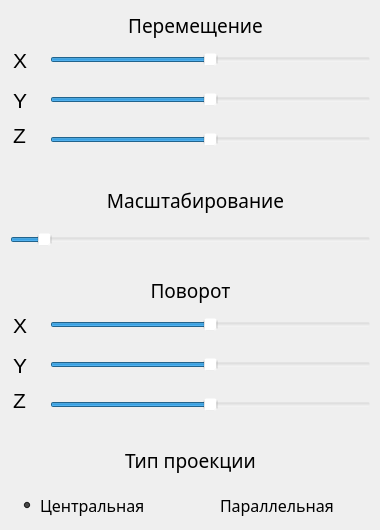
    <widget class="QWidget" name="view_setting">
     <attribute name="icon">
      <iconset theme="applications-games">
       <normaloff>.</normaloff>.</iconset>
     </attribute>
     <attribute name="title">
      <string>Обзор</string>
     </attribute>
     <widget class="QRadioButton" name="projectionFrustum_radioButton">
      <property name="geometry">
       <rect>
        <x>20</x>
        <y>490</y>
        <width>151</width>
        <height>31</height>
       </rect>
      </property>
      <property name="palette">
       <palette>
        <active>
         <colorrole role="WindowText">
          <brush brushstyle="SolidPattern">
           <color alpha="255">
            <red>0</red>
            <green>0</green>
            <blue>0</blue>
           </color>
          </brush>
         </colorrole>
         <colorrole role="Button">
          <brush brushstyle="SolidPattern">
           <color alpha="0">
            <red>255</red>
            <green>255</green>
            <blue>255</blue>
           </color>
          </brush>
         </colorrole>
         <colorrole role="Text">
          <brush brushstyle="SolidPattern">
           <color alpha="255">
            <red>0</red>
            <green>0</green>
            <blue>0</blue>
           </color>
          </brush>
         </colorrole>
         <colorrole role="ButtonText">
          <brush brushstyle="SolidPattern">
           <color alpha="255">
            <red>0</red>
            <green>0</green>
            <blue>0</blue>
           </color>
          </brush>
         </colorrole>
         <colorrole role="Base">
          <brush brushstyle="SolidPattern">
           <color alpha="0">
            <red>255</red>
            <green>255</green>
            <blue>255</blue>
           </color>
          </brush>
         </colorrole>
         <colorrole role="Window">
          <brush brushstyle="SolidPattern">
           <color alpha="0">
            <red>255</red>
            <green>255</green>
            <blue>255</blue>
           </color>
          </brush>
         </colorrole>
         <colorrole role="Highlight">
          <brush brushstyle="SolidPattern">
           <color alpha="255">
            <red>218</red>
            <green>131</green>
            <blue>255</blue>
           </color>
          </brush>
         </colorrole>
         <colorrole role="PlaceholderText">
          <brush brushstyle="SolidPattern">
           <color alpha="128">
            <red>0</red>
            <green>0</green>
            <blue>0</blue>
           </color>
          </brush>
         </colorrole>
        </active>
        <inactive>
         <colorrole role="WindowText">
          <brush brushstyle="SolidPattern">
           <color alpha="255">
            <red>0</red>
            <green>0</green>
            <blue>0</blue>
           </color>
          </brush>
         </colorrole>
         <colorrole role="Button">
          <brush brushstyle="SolidPattern">
           <color alpha="0">
            <red>255</red>
            <green>255</green>
            <blue>255</blue>
           </color>
          </brush>
         </colorrole>
         <colorrole role="Text">
          <brush brushstyle="SolidPattern">
           <color alpha="255">
            <red>0</red>
            <green>0</green>
            <blue>0</blue>
           </color>
          </brush>
         </colorrole>
         <colorrole role="ButtonText">
          <brush brushstyle="SolidPattern">
           <color alpha="255">
            <red>0</red>
            <green>0</green>
            <blue>0</blue>
           </color>
          </brush>
         </colorrole>
         <colorrole role="Base">
          <brush brushstyle="SolidPattern">
           <color alpha="0">
            <red>255</red>
            <green>255</green>
            <blue>255</blue>
           </color>
          </brush>
         </colorrole>
         <colorrole role="Window">
          <brush brushstyle="SolidPattern">
           <color alpha="0">
            <red>255</red>
            <green>255</green>
            <blue>255</blue>
           </color>
          </brush>
         </colorrole>
         <colorrole role="Highlight">
          <brush brushstyle="SolidPattern">
           <color alpha="255">
            <red>218</red>
            <green>131</green>
            <blue>255</blue>
           </color>
          </brush>
         </colorrole>
         <colorrole role="PlaceholderText">
          <brush brushstyle="SolidPattern">
           <color alpha="128">
            <red>0</red>
            <green>0</green>
            <blue>0</blue>
           </color>
          </brush>
         </colorrole>
        </inactive>
        <disabled>
         <colorrole role="WindowText">
          <brush brushstyle="SolidPattern">
           <color alpha="255">
            <red>0</red>
            <green>0</green>
            <blue>0</blue>
           </color>
          </brush>
         </colorrole>
         <colorrole role="Button">
          <brush brushstyle="SolidPattern">
           <color alpha="0">
            <red>255</red>
            <green>255</green>
            <blue>255</blue>
           </color>
          </brush>
         </colorrole>
         <colorrole role="Text">
          <brush brushstyle="SolidPattern">
           <color alpha="255">
            <red>0</red>
            <green>0</green>
            <blue>0</blue>
           </color>
          </brush>
         </colorrole>
         <colorrole role="ButtonText">
          <brush brushstyle="SolidPattern">
           <color alpha="255">
            <red>0</red>
            <green>0</green>
            <blue>0</blue>
           </color>
          </brush>
         </colorrole>
         <colorrole role="Base">
          <brush brushstyle="SolidPattern">
           <color alpha="0">
            <red>255</red>
            <green>255</green>
            <blue>255</blue>
           </color>
          </brush>
         </colorrole>
         <colorrole role="Window">
          <brush brushstyle="SolidPattern">
           <color alpha="0">
            <red>255</red>
            <green>255</green>
            <blue>255</blue>
           </color>
          </brush>
         </colorrole>
         <colorrole role="Highlight">
          <brush brushstyle="SolidPattern">
           <color alpha="255">
            <red>218</red>
            <green>131</green>
            <blue>255</blue>
           </color>
          </brush>
         </colorrole>
         <colorrole role="PlaceholderText">
          <brush brushstyle="SolidPattern">
           <color alpha="128">
            <red>0</red>
            <green>0</green>
            <blue>0</blue>
           </color>
          </brush>
         </colorrole>
        </disabled>
       </palette>
      </property>
      <property name="font">
       <font>
        <family>Franklin Gothic Book 13</family>
        <pointsize>12</pointsize>
        <italic>false</italic>
        <bold>false</bold>
        <kerning>true</kerning>
       </font>
      </property>
      <property name="layoutDirection">
       <enum>Qt::LeftToRight</enum>
      </property>
      <property name="autoFillBackground">
       <bool>false</bool>
      </property>
      <property name="styleSheet">
       <string notr="true">color: rgb(0, 0, 0);
background-color: rgba(255, 255, 255, 0);</string>
      </property>
      <property name="text">
       <string>Центральная</string>
      </property>
      <property name="checked">
       <bool>true</bool>
      </property>
     </widget>
     <widget class="QRadioButton" name="projectionOrtho_radioButton">
      <property name="geometry">
       <rect>
        <x>200</x>
        <y>490</y>
        <width>161</width>
        <height>31</height>
       </rect>
      </property>
      <property name="font">
       <font>
        <family>Franklin Gothic Book 13</family>
        <pointsize>12</pointsize>
        <italic>false</italic>
        <bold>false</bold>
       </font>
      </property>
      <property name="styleSheet">
       <string notr="true">color: rgb(0, 0, 0);
background-color: rgba(255, 255, 255, 0);</string>
      </property>
      <property name="text">
       <string>Параллельная</string>
      </property>
     </widget>
     <widget class="QLabel" name="projection_label">
      <property name="geometry">
       <rect>
        <x>105</x>
        <y>445</y>
        <width>171</width>
        <height>31</height>
       </rect>
      </property>
      <property name="font">
       <font>
        <family>Franklin Gothic Book 13</family>
        <pointsize>14</pointsize>
        <italic>false</italic>
        <bold>false</bold>
       </font>
      </property>
      <property name="styleSheet">
       <string notr="true">color: rgb(0, 0, 0);
background-color: rgba(255, 255, 255, 0);
font: 14pt;</string>
      </property>
      <property name="text">
       <string>Тип проекции</string>
      </property>
      <property name="alignment">
       <set>Qt::AlignCenter</set>
      </property>
     </widget>
     <widget class="QLabel" name="rotation_label">
      <property name="geometry">
       <rect>
        <x>130</x>
        <y>275</y>
        <width>121</width>
        <height>31</height>
       </rect>
      </property>
      <property name="font">
       <font>
        <family>Franklin Gothic Book 13</family>
        <pointsize>14</pointsize>
        <italic>false</italic>
        <bold>false</bold>
       </font>
      </property>
      <property name="styleSheet">
       <string notr="true">color: rgb(0, 0, 0);
background-color: rgba(255, 255, 255, 0);
font: 14pt;</string>
      </property>
      <property name="text">
       <string>Поворот</string>
      </property>
      <property name="alignment">
       <set>Qt::AlignCenter</set>
      </property>
     </widget>
     <widget class="QSlider" name="angle_x_horizontalSlider">
      <property name="geometry">
       <rect>
        <x>50</x>
        <y>315</y>
        <width>321</width>
        <height>20</height>
       </rect>
      </property>
      <property name="styleSheet">
       <string notr="true">background-color: rgba(255, 255, 255, 0);</string>
      </property>
      <property name="minimum">
       <number>-180</number>
      </property>
      <property name="maximum">
       <number>180</number>
      </property>
      <property name="singleStep">
       <number>1</number>
      </property>
      <property name="pageStep">
       <number>0</number>
      </property>
      <property name="orientation">
       <enum>Qt::Horizontal</enum>
      </property>
     </widget>
     <widget class="QSlider" name="angle_z_horizontalSlider">
      <property name="geometry">
       <rect>
        <x>50</x>
        <y>395</y>
        <width>321</width>
        <height>20</height>
       </rect>
      </property>
      <property name="styleSheet">
       <string notr="true">background-color: rgba(255, 255, 255, 0);</string>
      </property>
      <property name="minimum">
       <number>-180</number>
      </property>
      <property name="maximum">
       <number>180</number>
      </property>
      <property name="singleStep">
       <number>1</number>
      </property>
      <property name="pageStep">
       <number>0</number>
      </property>
      <property name="orientation">
       <enum>Qt::Horizontal</enum>
      </property>
     </widget>
     <widget class="QSlider" name="angle_y_horizontalSlider">
      <property name="geometry">
       <rect>
        <x>50</x>
        <y>355</y>
        <width>321</width>
        <height>20</height>
       </rect>
      </property>
      <property name="styleSheet">
       <string notr="true">background-color: rgba(255, 255, 255, 0);</string>
      </property>
      <property name="minimum">
       <number>-180</number>
      </property>
      <property name="maximum">
       <number>180</number>
      </property>
      <property name="singleStep">
       <number>1</number>
      </property>
      <property name="pageStep">
       <number>0</number>
      </property>
      <property name="orientation">
       <enum>Qt::Horizontal</enum>
      </property>
     </widget>
     <widget class="QLabel" name="x_rotation_label">
      <property name="geometry">
       <rect>
        <x>13</x>
        <y>315</y>
        <width>21</width>
        <height>21</height>
       </rect>
      </property>
      <property name="styleSheet">
       <string notr="true">color: rgb(0, 0, 0);
font: 16pt;
background-color: rgba(255, 255, 255, 0);</string>
      </property>
      <property name="text">
       <string>X</string>
      </property>
     </widget>
     <widget class="QLabel" name="y_rotation_label">
      <property name="geometry">
       <rect>
        <x>13</x>
        <y>355</y>
        <width>21</width>
        <height>21</height>
       </rect>
      </property>
      <property name="styleSheet">
       <string notr="true">color: rgb(0, 0, 0);
font: 16pt;
background-color: rgba(255, 255, 255, 0);</string>
      </property>
      <property name="text">
       <string>Y</string>
      </property>
     </widget>
     <widget class="QLabel" name="z_rotation_label">
      <property name="geometry">
       <rect>
        <x>13</x>
        <y>385</y>
        <width>21</width>
        <height>31</height>
       </rect>
      </property>
      <property name="styleSheet">
       <string notr="true">color: rgb(0, 0, 0);
font: 16pt;
background-color: rgba(255, 255, 255, 0);</string>
      </property>
      <property name="text">
       <string>Z</string>
      </property>
     </widget>
     <widget class="QLabel" name="scale_label">
      <property name="geometry">
       <rect>
        <x>90</x>
        <y>185</y>
        <width>211</width>
        <height>31</height>
       </rect>
      </property>
      <property name="font">
       <font>
        <family>Franklin Gothic Book 13</family>
        <pointsize>14</pointsize>
        <italic>false</italic>
        <bold>false</bold>
       </font>
      </property>
      <property name="styleSheet">
       <string notr="true">color: rgb(0, 0, 0);
background-color: rgba(255, 255, 255, 0);
font: 14pt;</string>
      </property>
      <property name="text">
       <string>Масштабирование</string>
      </property>
      <property name="alignment">
       <set>Qt::AlignCenter</set>
      </property>
     </widget>
     <widget class="QSlider" name="scale_horizontalSlider">
      <property name="geometry">
       <rect>
        <x>10</x>
        <y>230</y>
        <width>361</width>
        <height>20</height>
       </rect>
      </property>
      <property name="styleSheet">
       <string notr="true">background-color: rgba(255, 255, 255, 0);</string>
      </property>
      <property name="minimum">
       <number>1</number>
      </property>
      <property name="maximum">
       <number>500</number>
      </property>
      <property name="singleStep">
       <number>1</number>
      </property>
      <property name="pageStep">
       <number>0</number>
      </property>
      <property name="value">
       <number>40</number>
      </property>
      <property name="sliderPosition">
       <number>40</number>
      </property>
      <property name="orientation">
       <enum>Qt::Horizontal</enum>
      </property>
     </widget>
     <widget class="QSlider" name="move_z_horizontalSlider">
      <property name="geometry">
       <rect>
        <x>50</x>
        <y>130</y>
        <width>321</width>
        <height>20</height>
       </rect>
      </property>
      <property name="styleSheet">
       <string notr="true">background-color: rgba(255, 255, 255, 0);</string>
      </property>
      <property name="minimum">
       <number>-300</number>
      </property>
      <property name="maximum">
       <number>300</number>
      </property>
      <property name="singleStep">
       <number>1</number>
      </property>
      <property name="pageStep">
       <number>0</number>
      </property>
      <property name="orientation">
       <enum>Qt::Horizontal</enum>
      </property>
     </widget>
     <widget class="QSlider" name="move_y_horizontalSlider">
      <property name="geometry">
       <rect>
        <x>50</x>
        <y>90</y>
        <width>321</width>
        <height>20</height>
       </rect>
      </property>
      <property name="styleSheet">
       <string notr="true">background-color: rgba(255, 255, 255, 0);</string>
      </property>
      <property name="minimum">
       <number>-300</number>
      </property>
      <property name="maximum">
       <number>300</number>
      </property>
      <property name="singleStep">
       <number>1</number>
      </property>
      <property name="pageStep">
       <number>0</number>
      </property>
      <property name="orientation">
       <enum>Qt::Horizontal</enum>
      </property>
     </widget>
     <widget class="QLabel" name="x_move_label">
      <property name="geometry">
       <rect>
        <x>13</x>
        <y>50</y>
        <width>21</width>
        <height>21</height>
       </rect>
      </property>
      <property name="styleSheet">
       <string notr="true">color: rgb(0, 0, 0);
font: 16pt;
background-color: rgba(255, 255, 255, 0);</string>
      </property>
      <property name="text">
       <string>X</string>
      </property>
     </widget>
     <widget class="QLabel" name="y_move_label_2">
      <property name="geometry">
       <rect>
        <x>13</x>
        <y>120</y>
        <width>21</width>
        <height>31</height>
       </rect>
      </property>
      <property name="styleSheet">
       <string notr="true">color: rgb(0, 0, 0);
font: 16pt;
background-color: rgba(255, 255, 255, 0);</string>
      </property>
      <property name="text">
       <string>Z</string>
      </property>
     </widget>
     <widget class="QSlider" name="move_x_horizontalSlider">
      <property name="geometry">
       <rect>
        <x>50</x>
        <y>50</y>
        <width>321</width>
        <height>20</height>
       </rect>
      </property>
      <property name="styleSheet">
       <string notr="true">background-color: rgba(255, 255, 255, 0);</string>
      </property>
      <property name="minimum">
       <number>-300</number>
      </property>
      <property name="maximum">
       <number>300</number>
      </property>
      <property name="singleStep">
       <number>1</number>
      </property>
      <property name="pageStep">
       <number>0</number>
      </property>
      <property name="orientation">
       <enum>Qt::Horizontal</enum>
      </property>
     </widget>
     <widget class="QLabel" name="y_move_label">
      <property name="geometry">
       <rect>
        <x>13</x>
        <y>90</y>
        <width>21</width>
        <height>21</height>
       </rect>
      </property>
      <property name="styleSheet">
       <string notr="true">color: rgb(0, 0, 0);
font: 16pt;
background-color: rgba(255, 255, 255, 0);</string>
      </property>
      <property name="text">
       <string>Y</string>
      </property>
     </widget>
     <widget class="QLabel" name="movement_label">
      <property name="geometry">
       <rect>
        <x>115</x>
        <y>10</y>
        <width>161</width>
        <height>31</height>
       </rect>
      </property>
      <property name="font">
       <font>
        <family>Franklin Gothic Book 13</family>
        <pointsize>14</pointsize>
        <italic>false</italic>
        <bold>false</bold>
       </font>
      </property>
      <property name="styleSheet">
       <string notr="true">color: rgb(0, 0, 0);
background-color: rgba(255, 255, 255, 0);
font: 14pt;</string>
      </property>
      <property name="text">
       <string>Перемещение</string>
      </property>
      <property name="textFormat">
       <enum>Qt::AutoText</enum>
      </property>
      <property name="alignment">
       <set>Qt::AlignCenter</set>
      </property>
     </widget>
    </widget>
